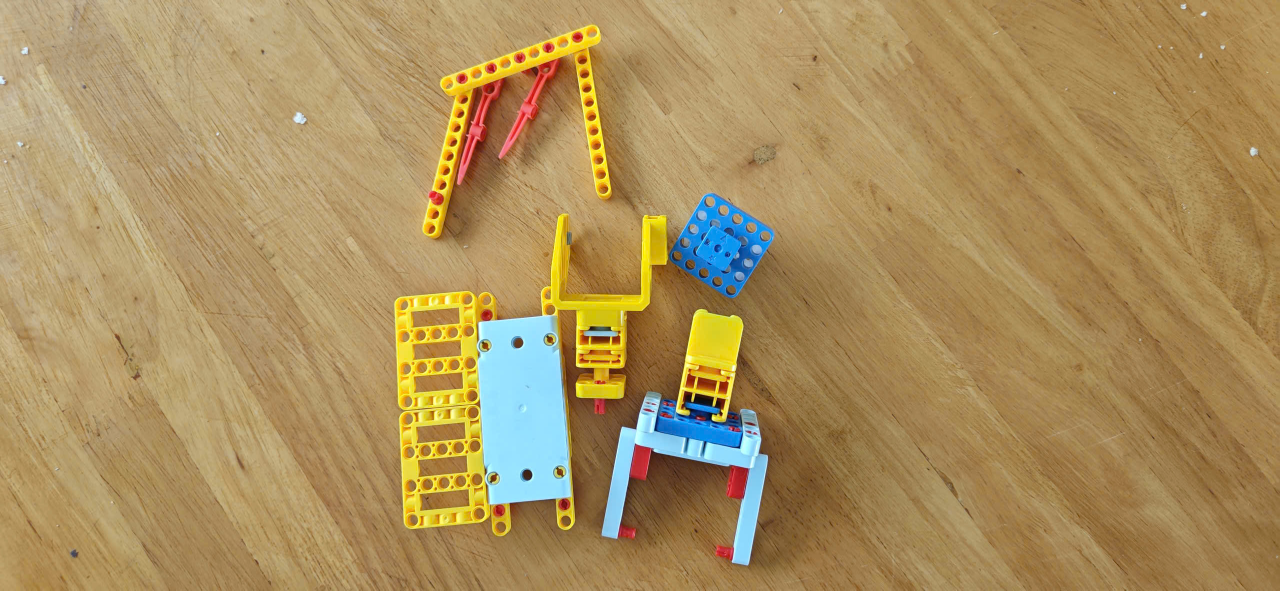
#> input picture lesson_7/images/sample.jpg, 2560 x 1181 px, found by its file name (shown at 1/2 size)
$ python contour.py
#> lines starting #> are read from the running program, lines starting #| are printed output that depends on the picture; after the words box and inside, x2 and y2 are one past the last pixel; in counts of white or black regions, pixels touching at a corner belong together
import cv2
import numpy as np
import matplotlib.pyplot as plt
import os

# === BƯỚC 1: ĐỌC ẢNH VÀ TIỀN XỬ LÝ ===
img_path = "images/sample.jpg"
img = cv2.imread(img_path)
#> img is the input picture: shape (1181, 2560, 3); mean B, G, R 94.2, 143.5, 169.9

if img is None:
    print(f"Lỗi: Không thể tải ảnh từ {img_path}")
    exit()

# Giảm kích thước nếu ảnh quá lớn để xử lý và hiển thị nhanh hơn
max_dim = 1000
h, w = img.shape[:2]
#> h = 1181; w = 2560
if max(h, w) > max_dim:
    scale = max_dim / max(h, w)
#> scale = 0.391
    img = cv2.resize(img, (int(w * scale), int(h * scale)))
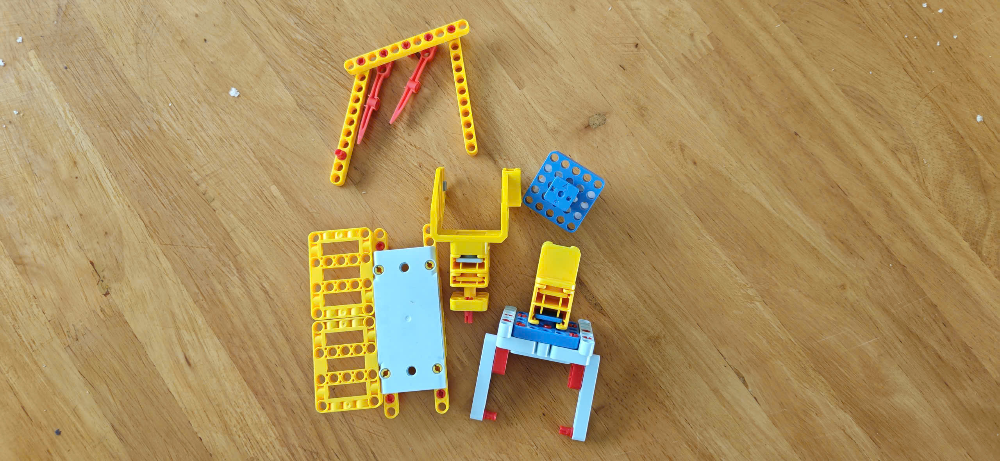
#> img: shape (461, 1000, 3); mean B, G, R 94.1, 143.4, 169.8

# Chuyển sang ảnh xám
gray = cv2.cvtColor(img, cv2.COLOR_BGR2GRAY)
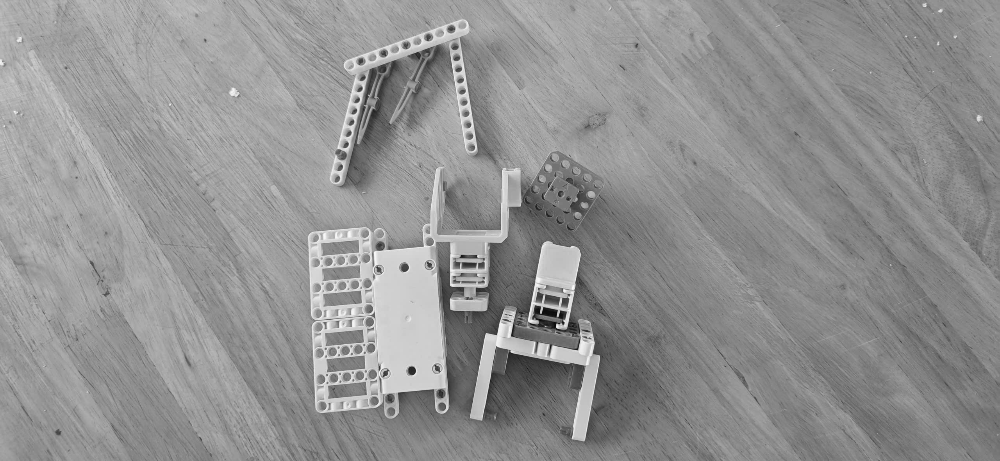
#> gray: shape (461, 1000); min 9, max 249, mean 145.7

# Khử nhiễu
blurred = cv2.GaussianBlur(gray, (5, 5), 0)

# Cải tiến thuật toán: Dùng Canny Edge Detection kết hợp Morphology
edges = cv2.Canny(blurred, 50, 150)
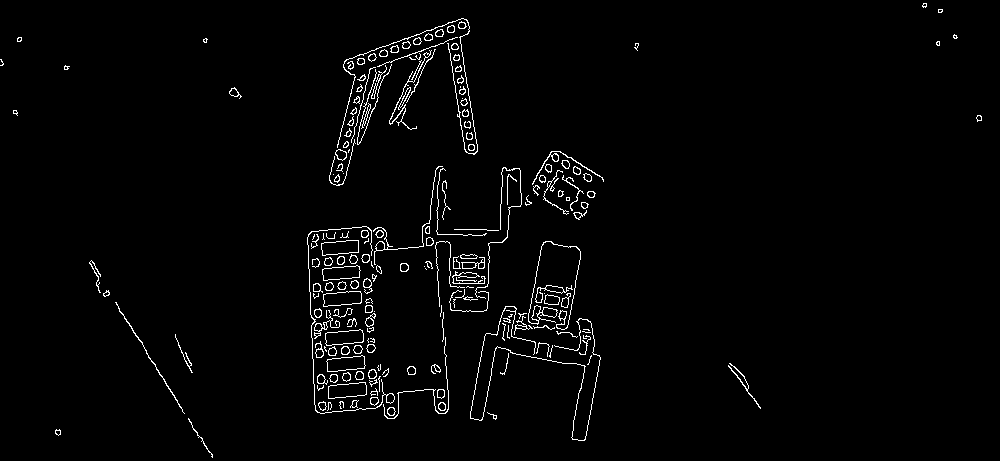
#> edges: shape (461, 1000); 2.1% white in thin lines or dots
kernel = np.ones((3, 3), np.uint8)
closed_edges = cv2.morphologyEx(edges, cv2.MORPH_CLOSE, kernel)
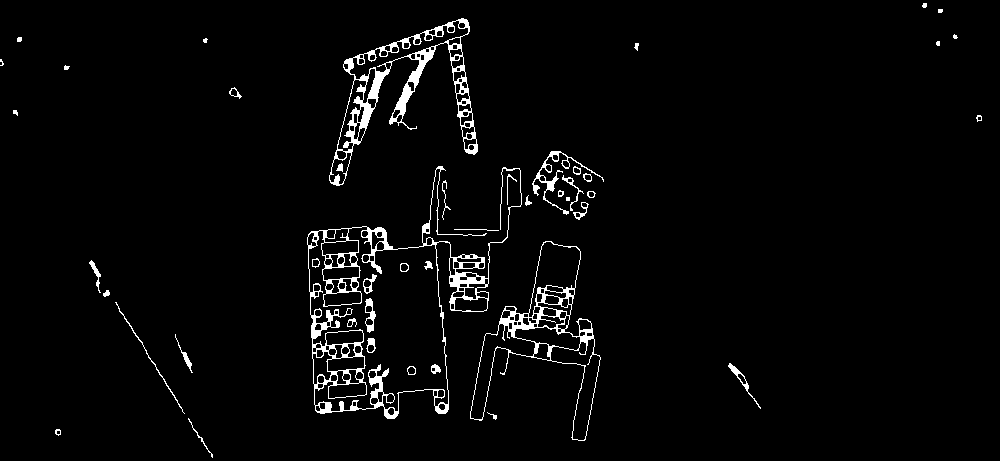
#> closed_edges: shape (461, 1000); 3% white; 45 white regions (6 under 20 px)

# === BƯỚC 2: TÌM KIẾM VÀ LỌC CONTOUR ===
# RETR_EXTERNAL chỉ lấy các đường bao ngoài cùng, bỏ qua các lỗ rỗng bên trong
contours, _ = cv2.findContours(closed_edges, cv2.RETR_EXTERNAL, cv2.CHAIN_APPROX_SIMPLE)
#> contours = 35 contours, 15 with area under 20; largest, box (x1, y1, x2, y2) and area: (307, 166, 522, 419) 24154, (470, 241, 601, 441) 9104, (329, 18, 478, 186) 7072, (532, 151, 604, 215) 414, (728, 363, 761, 409) 152

# === BƯỚC 3: PHÂN TÍCH THUỘC TÍNH HÌNH HỌC ===
min_area = 500  # Ngưỡng lọc nhiễu (loại bỏ các hạt nhỏ)
img_result = img.copy()

print(f"{'#':>3} {'Diện tích':>10} {'Chu vi':>8} {'Circularity':>13} {'Extent':>8} {'Solidity':>10} {'Hình dạng'}")
print("-" * 80)

doi_tuong_idx = 0
for c in contours:
    area = cv2.contourArea(c)
    if area < min_area:
        continue

    doi_tuong_idx += 1
    perimeter = cv2.arcLength(c, True)
    x, y, w, h = cv2.boundingRect(c)

    # Tính toán Convex Hull (Bao lồi)
    hull = cv2.convexHull(c)
    hull_area = cv2.contourArea(hull)

    # Tính toán các tỷ số hình học
    circularity = 4 * np.pi * area / (perimeter ** 2) if perimeter > 0 else 0
    extent = area / (w * h) if w * h > 0 else 0
    solidity = area / hull_area if hull_area > 0 else 0

    # Xấp xỉ đa giác để đếm số đỉnh (Epsilon = 4% chu vi)
    approx = cv2.approxPolyDP(c, 0.04 * perimeter, True)
    n_vertices = len(approx)

    # Thuật toán nhận diện dựa trên thuộc tính
    if n_vertices == 3:
        shape = "Tam giac"
    elif n_vertices == 4:
        # Có thể kiểm tra thêm Aspect Ratio để phân biệt Hình vuông/Chữ nhật
        shape = "Tu giac"
    elif circularity > 0.85:
        shape = "Hinh tron"
    elif 0.6 < circularity <= 0.85:
        shape = "Elip"
    else:
        shape = f"Phuc tap ({n_vertices} dinh)"

    # In kết quả phân tích ra bảng
    print(f"{doi_tuong_idx:>3} {area:>10.0f} {perimeter:>8.1f} {circularity:>13.3f} {extent:>8.3f} {solidity:>10.3f} {shape}")

    # Vẽ minh họa các lớp bao phủ
    color = tuple(np.random.randint(100, 255, 3).tolist())
    cv2.drawContours(img_result, [c], -1, color, 2)              # Đường bao chính
    cv2.drawContours(img_result, [hull], -1, (0, 255, 0), 1)     # Vẽ bao lồi màu xanh lá
    cv2.rectangle(img_result, (x, y), (x + w, y + h), (0, 0, 255), 1) # Vẽ Bounding Box màu đỏ

    cv2.putText(img_result, f"{doi_tuong_idx}:{shape}", (x, y - 10),
                cv2.FONT_HERSHEY_SIMPLEX, 0.5, color, 1)
#> this loop made 35 passes
#> (area, perimeter, x, y, w, h, hull_area, circularity) on passes 9, 21, 33: (9103.5, 887.8, 470, 241, 131, 200, 18092.5, 0.145), (24153.5, 1918.8, 307, 166, 215, 253, 40626.5, 0.0824), (7072, 991.5, 329, 18, 149, 168, 18111, 0.0904)
#> area on passes 1, 2, 4, 5, 6, 7: 24.5, 23.5, 151.5, 60, 55.5, 23
#|   1       9104    887.8         0.145    0.347      0.503 Phuc tap (5 dinh)
#|   2      24154   1918.8         0.082    0.444      0.595 Phuc tap (6 dinh)
#|   3       7072    991.5         0.090    0.283      0.390 Phuc tap (5 dinh)
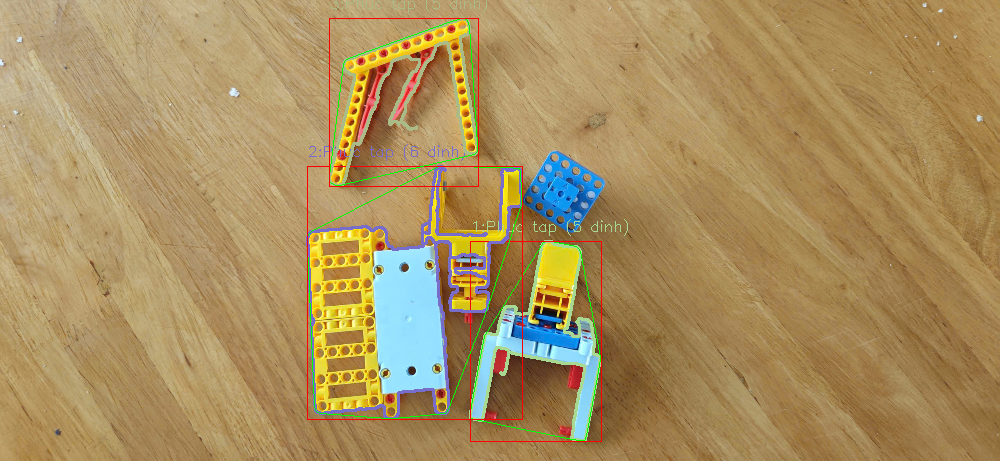
#> img_result: shape (461, 1000, 3); 3.1% of pixels changed, all inside (x1, y1, x2, y2) = (306, 0, 628, 442)
#> after the loop, doi_tuong_idx = 3

# === BƯỚC 4: HIỂN THỊ ===
fig, axes = plt.subplots(1, 2, figsize=(16, 7))
axes[0].imshow(cv2.cvtColor(img, cv2.COLOR_BGR2RGB))
axes[0].set_title("1. Ảnh gốc (sample.jpg)")
axes[0].axis("off")

axes[1].imshow(cv2.cvtColor(img_result, cv2.COLOR_BGR2RGB))
axes[1].set_title(f"2. Kết quả: {doi_tuong_idx} đối tượng được phân tích\n(Contour + Bbox + Hull)")
axes[1].axis("off")

plt.tight_layout()
os.makedirs("output", exist_ok=True)
plt.savefig("output/contour_shapes_analysis.png", dpi=150)
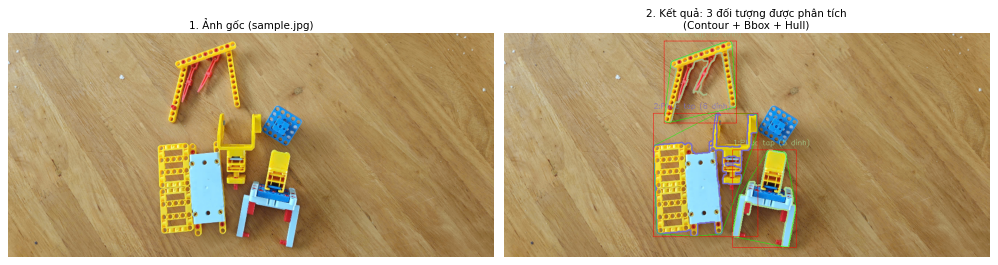
#> figure drawn by matplotlib, 2 panels
plt.show()
